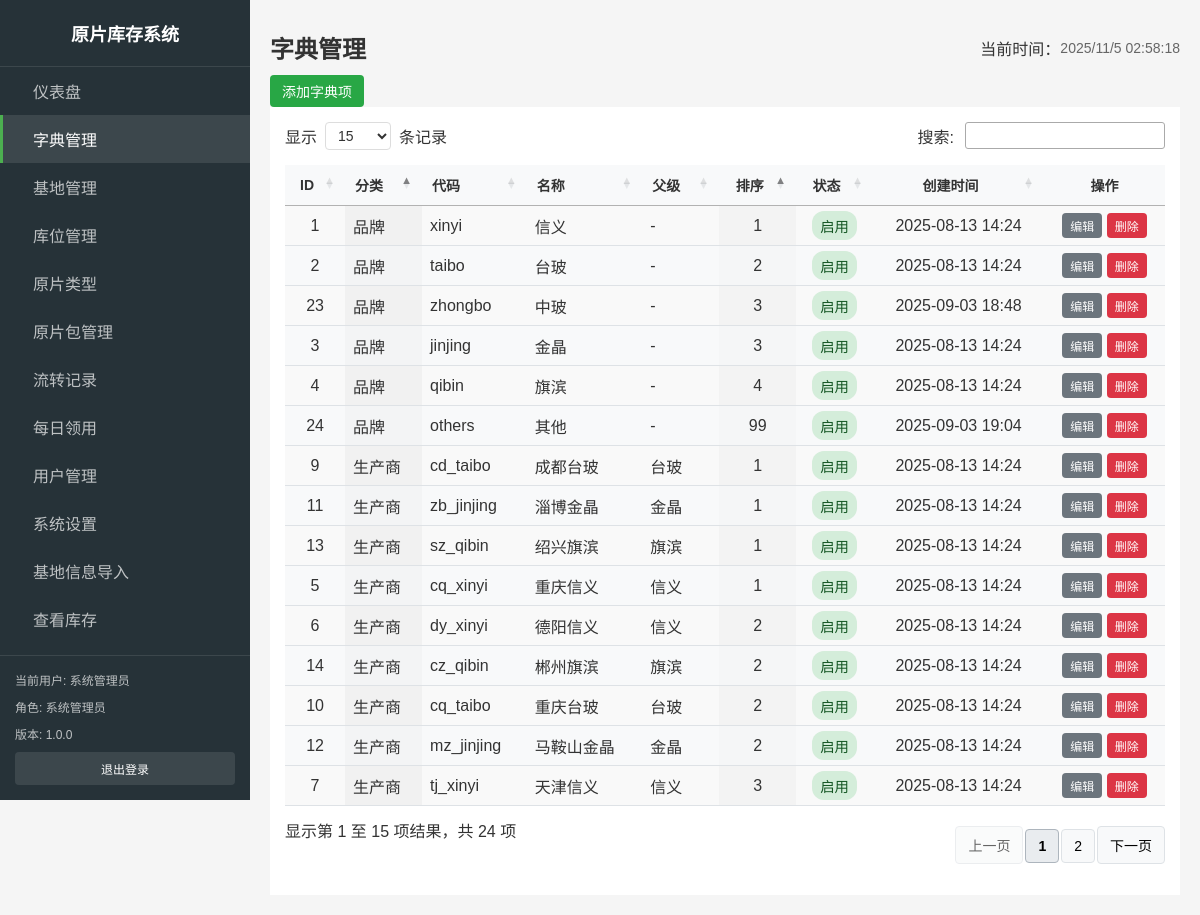
Screenshot of /admin/dictionary.php (signed in) with the database file from the repository.
### tables this page shows
CREATE TABLE `dictionary_items` (`id` INT(11) NOT NULL AUTO_INCREMENT,
`category` VARCHAR(50) NOT NULL Comment "分类（brand/manufacturer/color）",
`code` VARCHAR(50) NOT NULL Comment "代码",
`name` VARCHAR(100) NOT NULL Comment "名称",
`parent_id` INT(11) NULL Comment "父级ID（用于品牌-生产商关系）",
`sort_order` INT(11) NULL DEFAULT 0 Comment "排序",
`status` TINYINT(1) NULL DEFAULT 1 Comment "状态：1启用，0禁用",
`created_at` TIMESTAMP NOT NULL DEFAULT CURRENT_TIMESTAMP,
`updated_at` TIMESTAMP NOT NULL DEFAULT CURRENT_TIMESTAMP ON UPDATE CURRENT_TIMESTAMP(0),
INDEX `idx_category`(`category` ASC) USING BTREE,
INDEX `idx_parent_id`(`parent_id` ASC) USING BTREE,
UNIQUE INDEX `uk_category_code`(`category` ASC,`code` ASC) USING BTREE,
PRIMARY KEY (`id`));

### includes/db.php (called while the page is built, shortened)
<?php
function getDbConnection() {
    static $conn = null;
    if ($conn === null) {
        $conn = new mysqli(DB_HOST, DB_USER, DB_PASS, DB_NAME);
        $conn->set_charset(DB_CHARSET);
    }
    return $conn;
}
function query($sql, $params = []) {
    $conn = getDbConnection();
    $stmt = $conn->prepare($sql);
    if (!$stmt->execute()) {
        throw new Exception("执行查询失败: " . $stmt->error . "<br>SQL: " . $sql);
    }
    $result = $stmt->get_result();
    return $result;
}
function fetchAll($sql, $params = []) {
    $result = query($sql, $params);
    $rows = [];
    while ($row = $result->fetch_assoc()) {
        $rows[] = $row;
    }
    return $rows;
}
?>

### includes/auth.php (called while the page is built, shortened)
<?php
require_once __DIR__ . '/db.php';
function isLoggedIn() {
    return isset($_SESSION['logged_in']) && $_SESSION['logged_in'] === true;
}
function getCurrentUser() {
    return [
        'id' => $_SESSION['user_id'],
        'username' => $_SESSION['username'],
        'name' => $_SESSION['name'],
        'role' => $_SESSION['role'],
        'base_id' => $_SESSION['base_id'] ?? null
    ];
}
?>

### includes/admin_nav_config.php (called while the page is built, shortened)
<?php
function getAdminNavConfig($userRole) {
    $filteredItems = array_filter($navItems, function($item) use ($userRole) {
        return in_array($userRole, $item['roles']);
    });
    usort($filteredItems, function($a, $b) {
        return $a['order'] - $b['order'];
    });
    return $filteredItems;
}
function getCurrentNavId($currentPage) {
    $pageNavMap = [
        'index.php' => 'dashboard',
        'bases.php' => 'bases',
        'racks.php' => 'racks',
        'glass_types.php' => 'glass_types',
        'dictionary.php' => 'dictionary',
        'packages.php' => 'packages',
        'transactions.php' => 'transactions',
        'reports.php' => 'reports',
        'users.php' => 'users',
        'settings.php' => 'settings'
    ];
    return $pageNavMap[$currentPage] ?? '';
}
?>

### admin/dictionary.php (the view, shortened to what this page needs)
<?php
require_once '../includes/auth.php';
require_once '../includes/db.php';
require_once '../includes/admin_layout.php';
$currentUser = getCurrentUser();
$message = '';
$messageType = '';
$sql = "SELECT d.*, p.name as parent_name
        FROM dictionary_items d
        LEFT JOIN dictionary_items p ON d.parent_id = p.id
        ORDER BY d.category, d.sort_order, d.name";
$dictionaries = fetchAll($sql);
?>
<div class="admin-page">
    <div class="action-section">
        <button type="button" class="btn btn-success" onclick="showAddModal()">添加字典项</button>
    </div>
    <div class="table-section">
        <table id="dictionaryTable" class="admin-table display" data-table="dictionary" style="width:100%">
            <thead>
                <tr>
                    <th>ID</th>
                    <th>分类</th>
                    <th>代码</th>
                    <th>名称</th>
                    <th>父级</th>
                    <th>排序</th>
                    <th>状态</th>
                    <th>创建时间</th>
                    <th>操作</th>
                </tr>
            </thead>
            <tbody>
                <?php foreach ($dictionaries as $dict): ?>
                <tr>
                    <td><?php echo $dict['id']; ?></td>
                    <td>
                        <?php
                        $categoryNames = [
                            'brand' => '品牌',
                            'manufacturer' => '生产商',
                            'color' => '颜色'
                        ];
                        echo $categoryNames[$dict['category']] ?? $dict['category'];
                        ?>
                    </td>
                    <td><?php echo htmlspecialchars($dict['code']); ?></td>
                    <td><?php echo htmlspecialchars($dict['name']); ?></td>
                    <td><?php echo htmlspecialchars($dict['parent_name'] ?? '-'); ?></td>
                    <td><?php echo $dict['sort_order']; ?></td>
                    <td>
                        <span class="status-badge <?php echo $dict['status'] ? 'status-active' : 'status-inactive'; ?>">
                            <?php echo $dict['status'] ? '启用' : '禁用'; ?>
                        </span>
                    </td>
                    <td><?php echo date('Y-m-d H:i', strtotime($dict['created_at'])); ?></td>
                    <td>
                        <button type="button" class="btn btn-sm btn-primary" onclick="showEditModal(<?php echo htmlspecialchars(json_encode($dict)); ?>)">编辑</button>
                        <button type="button" class="btn btn-sm btn-danger" onclick="deleteDictionary(<?php echo $dict['id']; ?>)">删除</button>
                    </td>
                </tr>
                <?php endforeach; ?>
            </tbody>
        </table>
    </div>
</div>
<?php
$content = ob_get_clean();
$additionalCSS = [];
$additionalJS = [];
echo renderAdminLayout('字典管理', $content, $currentUser, 'dictionary.php', $additionalCSS, $additionalJS, $message, $messageType);
?>

### assets/css/main.css (style rules this page uses)
* { box-sizing: border-box; }
body { font-family: 'Microsoft YaHei', Arial, sans-serif; margin: 0; padding: 0; background-color: #f5f5f5; color: #333; }
.btn { display: inline-block; padding: 8px 16px; background-color: #4CAF50; color: white; border: none; border-radius: 4px; cursor: pointer; font-size: 14px; text-align: center; transition: background-color 0.2s; }
.btn-primary { background-color: #2196F3; }
.btn-success { background-color: #28a745; color: white; }
.btn-danger { background-color: #f44336; }
.btn-sm { padding: 4px 8px; font-size: 12px; }
.status-badge { display: inline-block; padding: 4px 8px; border-radius: 12px; font-size: 0.9em; font-weight: 500; text-align: center; white-space: nowrap; }
.status-active { background-color: #d4edda; color: #155724; }
.text-center { text-align: center; }

### assets/css/admin.css (style rules this page uses)
body { min-width: 1080px; }
.admin-table { width: 100%; border-collapse: collapse; margin: 0; font-size: 14px; }
.admin-table th, .admin-table td { padding: 8px 12px; text-align: left; border-bottom: 1px solid #e9ecef; vertical-align: middle; }
.admin-table th { background: #d7e7f5; font-weight: 600; color: #333; font-size: 14px; white-space: nowrap; }
.admin-table tbody tr:nth-child(even) { background-color: #f8f9fa; }

### assets/css/datatable-theme.css (style rules this page uses)
table.dataTable { width: 100% !important; border-collapse: collapse; background-color: white; }
table.dataTable thead th { background-color: #f8f9fa; border-bottom: 2px solid #dee2e6; padding: 12px 8px; font-weight: 600; position: relative; }
table.dataTable thead th.sorting, table.dataTable thead th.sorting_asc, table.dataTable thead th.sorting_desc { cursor: pointer; padding-right: 30px; }
table.dataTable thead th.sorting:after, table.dataTable thead th.sorting_asc:after, table.dataTable thead th.sorting_desc:after { position: absolute; right: 8px; top: 50%; transform: translateY(-50%); font-size: 12px; color: #6c757d; }
table.dataTable tbody th,table.dataTable tbody td { padding: 5px 8px !important; font-size: 1rem; }
table.dataTable tbody td { padding: 10px 8px; border-bottom: 1px solid #dee2e6; }
.text-center { text-align: center !important; }
.btn { padding: 6px 12px; border: none; border-radius: 4px; cursor: pointer; text-decoration: none; display: inline-block; font-size: 14px; text-align: center; }
.btn-sm { padding: 4px 8px; font-size: 12px; }
.btn-primary { background-color: #6c757d !important; color: white !important; border-color: #6c757d !important; }
.btn-danger { background-color: #dc3545; color: white; }

### rows the page displays
dictionary_items: id "1", category "品牌", code "xinyi", name "信义", parent_name "-", sort_order "1", status "启用", created_at "2025-08-13 14:24"
dictionary_items: id "2", category "品牌", code "taibo", name "台玻", parent_name "-", sort_order "2", status "启用", created_at "2025-08-13 14:24"
dictionary_items: id "23", category "品牌", code "zhongbo", name "中玻", parent_name "-", sort_order "3", status "启用", created_at "2025-09-03 18:48"
dictionary_items: id "3", category "品牌", code "jinjing", name "金晶", parent_name "-", sort_order "3", status "启用", created_at "2025-08-13 14:24"
dictionary_items: id "4", category "品牌", code "qibin", name "旗滨", parent_name "-", sort_order "4", status "启用", created_at "2025-08-13 14:24"
dictionary_items: id "24", category "品牌", code "others", name "其他", parent_name "-", sort_order "99", status "启用", created_at "2025-09-03 19:04"
dictionary_items: id "9", category "生产商", code "cd_taibo", name "成都台玻", dictionary_items.name "台玻", sort_order "1", status "启用", created_at "2025-08-13 14:24"
dictionary_items: id "11", category "生产商", code "zb_jinjing", name "淄博金晶", dictionary_items.name "金晶", sort_order "1", status "启用", created_at "2025-08-13 14:24"
dictionary_items: id "13", category "生产商", code "sz_qibin", name "绍兴旗滨", dictionary_items.name "旗滨", sort_order "1", status "启用", created_at "2025-08-13 14:24"
dictionary_items: id "5", category "生产商", code "cq_xinyi", name "重庆信义", dictionary_items.name "信义", sort_order "1", status "启用", created_at "2025-08-13 14:24"
dictionary_items: id "6", category "生产商", code "dy_xinyi", name "德阳信义", dictionary_items.name "信义", sort_order "2", status "启用", created_at "2025-08-13 14:24"
dictionary_items: id "14", category "生产商", code "cz_qibin", name "郴州旗滨", dictionary_items.name "旗滨", sort_order "2", status "启用", created_at "2025-08-13 14:24"
dictionary_items: id "10", category "生产商", code "cq_taibo", name "重庆台玻", dictionary_items.name "台玻", sort_order "2", status "启用", created_at "2025-08-13 14:24"
dictionary_items: id "12", category "生产商", code "mz_jinjing", name "马鞍山金晶", dictionary_items.name "金晶", sort_order "2", status "启用", created_at "2025-08-13 14:24"
dictionary_items: id "7", category "生产商", code "tj_xinyi", name "天津信义", dictionary_items.name "信义", sort_order "3", status "启用", created_at "2025-08-13 14:24"

### other values shown
APP_NAME "原片库存系统"
$item['title'] "仪表盘"
$item['title'] "字典管理"
$item['title'] "基地管理"
$item['title'] "库位管理"
$item['title'] "原片类型"
$item['title'] "原片包管理"
$item['title'] "流转记录"
$item['title'] "每日领用"
$item['title'] "用户管理"
$item['title'] "系统设置"
$item['title'] "基地信息导入"
$item['title'] "查看库存"
$currentUser['name'] ?: $currentUser['username'] "系统管理员"
getRoleDisplayName($currentUser['role']) "系统管理员"
